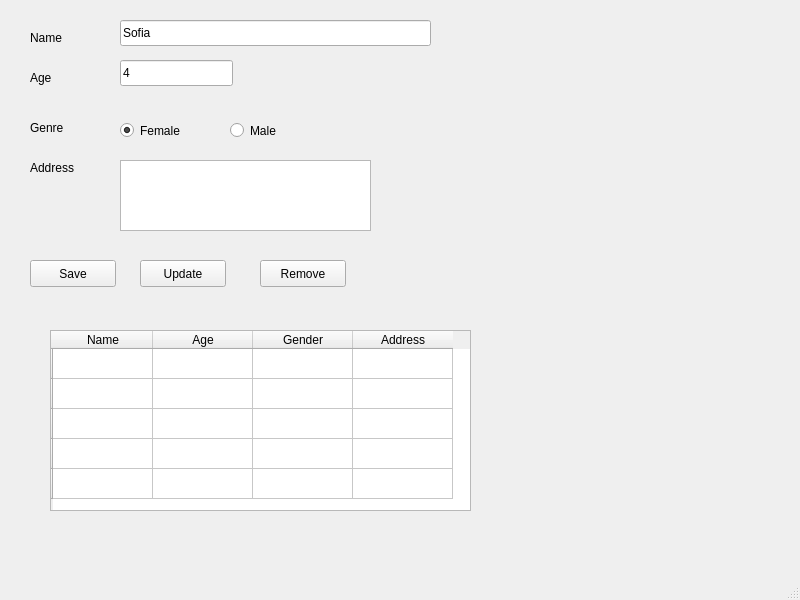
<?xml version="1.0" encoding="UTF-8"?>
<ui version="4.0">
 <class>comm_client</class>
 <widget class="QMainWindow" name="comm_client">
  <property name="geometry">
   <rect>
    <x>0</x>
    <y>0</y>
    <width>800</width>
    <height>600</height>
   </rect>
  </property>
  <property name="windowTitle">
   <string>DBus Comm Client</string>
  </property>
  <widget class="QWidget" name="centralwidget">
   <widget class="QLabel" name="label">
    <property name="geometry">
     <rect>
      <x>30</x>
      <y>30</y>
      <width>55</width>
      <height>16</height>
     </rect>
    </property>
    <property name="text">
     <string>Name</string>
    </property>
   </widget>
   <widget class="QLabel" name="label_2">
    <property name="geometry">
     <rect>
      <x>30</x>
      <y>70</y>
      <width>55</width>
      <height>16</height>
     </rect>
    </property>
    <property name="text">
     <string>Age</string>
    </property>
   </widget>
   <widget class="QLabel" name="label_3">
    <property name="geometry">
     <rect>
      <x>30</x>
      <y>120</y>
      <width>55</width>
      <height>16</height>
     </rect>
    </property>
    <property name="text">
     <string>Genre</string>
    </property>
   </widget>
   <widget class="QLabel" name="label_4">
    <property name="geometry">
     <rect>
      <x>30</x>
      <y>160</y>
      <width>55</width>
      <height>16</height>
     </rect>
    </property>
    <property name="text">
     <string>Address</string>
    </property>
   </widget>
   <widget class="QLineEdit" name="m_nameLineEdit">
    <property name="geometry">
     <rect>
      <x>120</x>
      <y>20</y>
      <width>311</width>
      <height>26</height>
     </rect>
    </property>
    <property name="text">
     <string>Sofia</string>
    </property>
   </widget>
   <widget class="QLineEdit" name="m_ageLineEdit">
    <property name="geometry">
     <rect>
      <x>120</x>
      <y>60</y>
      <width>113</width>
      <height>26</height>
     </rect>
    </property>
    <property name="text">
     <string>4</string>
    </property>
   </widget>
   <widget class="QRadioButton" name="m_femaleRadioButton">
    <property name="geometry">
     <rect>
      <x>120</x>
      <y>120</y>
      <width>99</width>
      <height>21</height>
     </rect>
    </property>
    <property name="text">
     <string>Female</string>
    </property>
    <property name="checked">
     <bool>true</bool>
    </property>
    <attribute name="buttonGroup">
     <string>buttonGroup</string>
    </attribute>
   </widget>
   <widget class="QRadioButton" name="m_maleRadioButton">
    <property name="geometry">
     <rect>
      <x>230</x>
      <y>120</y>
      <width>99</width>
      <height>21</height>
     </rect>
    </property>
    <property name="text">
     <string>Male</string>
    </property>
    <attribute name="buttonGroup">
     <string>buttonGroup</string>
    </attribute>
   </widget>
   <widget class="QTextEdit" name="m_addressTextEdit">
    <property name="geometry">
     <rect>
      <x>120</x>
      <y>160</y>
      <width>251</width>
      <height>71</height>
     </rect>
    </property>
   </widget>
   <widget class="QPushButton" name="pushButtonSave">
    <property name="geometry">
     <rect>
      <x>30</x>
      <y>260</y>
      <width>86</width>
      <height>27</height>
     </rect>
    </property>
    <property name="text">
     <string>Save</string>
    </property>
   </widget>
   <widget class="QPushButton" name="pushButtonUpdate">
    <property name="geometry">
     <rect>
      <x>140</x>
      <y>260</y>
      <width>86</width>
      <height>27</height>
     </rect>
    </property>
    <property name="text">
     <string>Update</string>
    </property>
   </widget>
   <widget class="QPushButton" name="pushButtonRemove">
    <property name="geometry">
     <rect>
      <x>260</x>
      <y>260</y>
      <width>86</width>
      <height>27</height>
     </rect>
    </property>
    <property name="text">
     <string>Remove</string>
    </property>
   </widget>
   <widget class="QTableWidget" name="tableWidget">
    <property name="geometry">
     <rect>
      <x>50</x>
      <y>330</y>
      <width>421</width>
      <height>181</height>
     </rect>
    </property>
    <row>
     <property name="text">
      <string/>
     </property>
    </row>
    <row>
     <property name="text">
      <string/>
     </property>
    </row>
    <row>
     <property name="text">
      <string/>
     </property>
    </row>
    <row>
     <property name="text">
      <string/>
     </property>
    </row>
    <row>
     <property name="text">
      <string/>
     </property>
    </row>
    <column>
     <property name="text">
      <string>Name</string>
     </property>
    </column>
    <column>
     <property name="text">
      <string>Age</string>
     </property>
    </column>
    <column>
     <property name="text">
      <string>Gender</string>
     </property>
    </column>
    <column>
     <property name="text">
      <string>Address</string>
     </property>
    </column>
   </widget>
  </widget>
  <widget class="QMenuBar" name="menubar">
   <property name="geometry">
    <rect>
     <x>0</x>
     <y>0</y>
     <width>800</width>
     <height>24</height>
    </rect>
   </property>
  </widget>
  <widget class="QStatusBar" name="statusbar"/>
 </widget>
 <resources/>
 <connections/>
 <buttongroups>
  <buttongroup name="buttonGroup"/>
 </buttongroups>
</ui>
